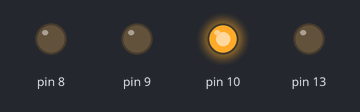
Recording of a sketch running on a simulated Arduino Uno, built with avr-gcc and run on an emulated ATmega328P. On the bench: output pins drawn as LEDs (lit = HIGH).

Above: at 1.2 s.
At 2.2 s:
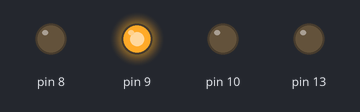
At 3.2 s:
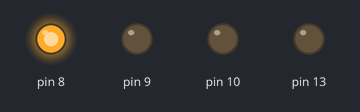
At 6.7 s:
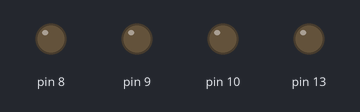
Timing chart, 0 to 7.9 s (numbered marks = the images above):
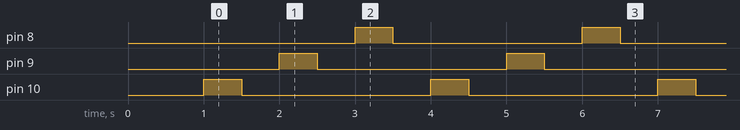

The sketch:

LED_Running.ino
```cpp
// include the library code:
#include <LiquidCrystal.h>

// initialize the library with the numbers of the interface pins
LiquidCrystal lcd(11,12,14,15,16,17);


void setup()
{
    //Set pin number 10 as digital out where relay 1 is connected
    pinMode(10,OUTPUT);
    //Set pin number 9 as digital out where relay 2 is connected
    pinMode(9,OUTPUT);
    //Set pin number 8 as digital out where relay 3 is connected
    pinMode(8,OUTPUT);
    //SIM808 wakeup connected on pin 13 in IomaTic board
    pinMode(13,OUTPUT);

    lcd.setCursor(0,0);
    //Print the message as metioned cursor location
    lcd.print("     IomaTic        ");
    //Set cursor at first character/coloumn of first line/row
    lcd.setCursor(0,1);
    //Print the message as metioned cursor location
    lcd.print("LED Test....");
    //Initialize a serial communication with baud rate 9600
    Serial.begin(9600);
    delay(1000);

}

void loop()
{
    digitalWrite(10, HIGH);
    delay(500);
    digitalWrite(10, LOW);
    delay(500);
    digitalWrite(9, HIGH);
    delay(500);
    digitalWrite(9, LOW);
    delay(500);
    digitalWrite(8, HIGH);
    delay(500);
    digitalWrite(8, LOW);
    delay(500);
}
```

Measured:
- by itself, pin 8–10: alternates HIGH for 0.50 s and LOW for 2.5 s
- by itself, everything shown: repeats every 3.0 s, in 6 steps
